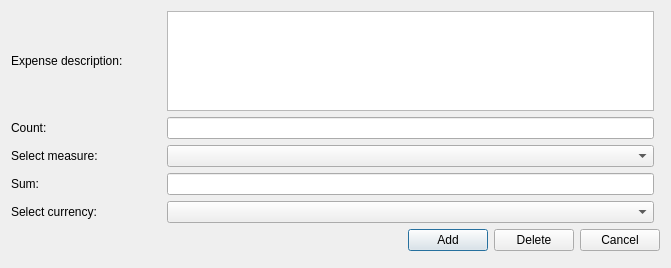
<?xml version="1.0" encoding="UTF-8"?>
<ui version="4.0">
 <class>CreateAccblExp</class>
 <widget class="QDialog" name="CreateAccblExp">
  <property name="geometry">
   <rect>
    <x>0</x>
    <y>0</y>
    <width>671</width>
    <height>268</height>
   </rect>
  </property>
  <property name="windowTitle">
   <string>Create/Update expense</string>
  </property>
  <property name="locale">
   <locale language="English" country="UnitedStates"/>
  </property>
  <property name="modal">
   <bool>false</bool>
  </property>
  <layout class="QGridLayout" name="gridLayout">
   <property name="leftMargin">
    <number>11</number>
   </property>
   <property name="topMargin">
    <number>11</number>
   </property>
   <property name="rightMargin">
    <number>11</number>
   </property>
   <property name="bottomMargin">
    <number>17</number>
   </property>
   <item row="9" column="0" colspan="4">
    <layout class="QHBoxLayout" name="horizontalLayout">
     <item>
      <spacer name="horizontalSpacer">
       <property name="orientation">
        <enum>Qt::Horizontal</enum>
       </property>
       <property name="sizeHint" stdset="0">
        <size>
         <width>40</width>
         <height>20</height>
        </size>
       </property>
      </spacer>
     </item>
     <item>
      <widget class="QPushButton" name="addBtn">
       <property name="text">
        <string>Add</string>
       </property>
      </widget>
     </item>
     <item>
      <widget class="QPushButton" name="deleteBtn">
       <property name="text">
        <string>Delete</string>
       </property>
      </widget>
     </item>
     <item>
      <widget class="QPushButton" name="cancelBtn">
       <property name="text">
        <string>Cancel</string>
       </property>
      </widget>
     </item>
    </layout>
   </item>
   <item row="1" column="0" colspan="2">
    <widget class="QLabel" name="countLb">
     <property name="minimumSize">
      <size>
       <width>150</width>
       <height>0</height>
      </size>
     </property>
     <property name="text">
      <string>Count:</string>
     </property>
    </widget>
   </item>
   <item row="3" column="2">
    <widget class="QLineEdit" name="sumEdit"/>
   </item>
   <item row="5" column="0">
    <widget class="QLabel" name="currencyLb">
     <property name="text">
      <string>Select currency:</string>
     </property>
    </widget>
   </item>
   <item row="5" column="2">
    <widget class="QComboBox" name="currencyCmb">
     <property name="maximumSize">
      <size>
       <width>16777215</width>
       <height>16777215</height>
      </size>
     </property>
    </widget>
   </item>
   <item row="3" column="0" colspan="2">
    <widget class="QLabel" name="sumLb">
     <property name="text">
      <string>Sum:</string>
     </property>
    </widget>
   </item>
   <item row="1" column="2">
    <widget class="QLineEdit" name="countEdit">
     <property name="toolTip">
      <string>&lt;html&gt;&lt;head/&gt;&lt;body&gt;&lt;p&gt;For example: 100&lt;/p&gt;&lt;/body&gt;&lt;/html&gt;</string>
     </property>
    </widget>
   </item>
   <item row="2" column="2">
    <widget class="QComboBox" name="measureCmb"/>
   </item>
   <item row="2" column="0">
    <widget class="QLabel" name="measureLb">
     <property name="text">
      <string>Select measure:</string>
     </property>
    </widget>
   </item>
   <item row="0" column="0">
    <widget class="QLabel" name="label">
     <property name="text">
      <string>Expense description:</string>
     </property>
    </widget>
   </item>
   <item row="0" column="2">
    <widget class="QTextEdit" name="expenseTextEdit"/>
   </item>
  </layout>
 </widget>
 <tabstops>
  <tabstop>countEdit</tabstop>
  <tabstop>sumEdit</tabstop>
  <tabstop>addBtn</tabstop>
  <tabstop>cancelBtn</tabstop>
 </tabstops>
 <resources/>
 <connections/>
</ui>
